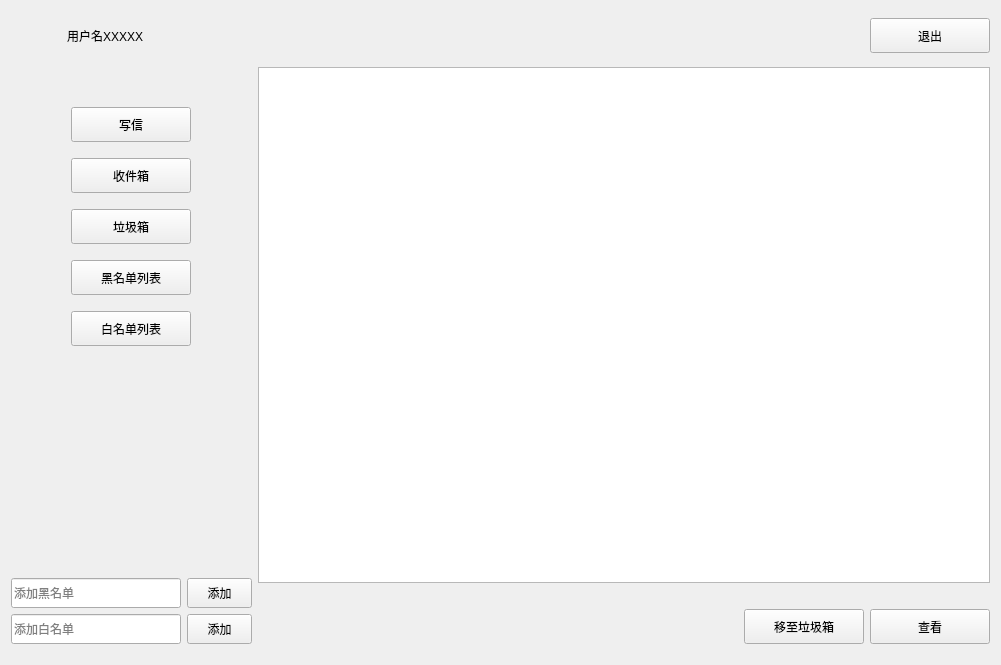
<?xml version="1.0" encoding="UTF-8"?>
<ui version="4.0">
 <class>MainWindow</class>
 <widget class="QWidget" name="MainWindow">
  <property name="geometry">
   <rect>
    <x>0</x>
    <y>0</y>
    <width>1001</width>
    <height>665</height>
   </rect>
  </property>
  <property name="windowTitle">
   <string>MainWindow</string>
  </property>
  <layout class="QVBoxLayout" name="verticalLayout_3">
   <item>
    <layout class="QHBoxLayout" name="horizontalLayout_2">
     <item>
      <widget class="QLabel" name="userlabel">
       <property name="minimumSize">
        <size>
         <width>50</width>
         <height>50</height>
        </size>
       </property>
       <property name="maximumSize">
        <size>
         <width>50</width>
         <height>50</height>
        </size>
       </property>
       <property name="text">
        <string/>
       </property>
      </widget>
     </item>
     <item>
      <widget class="QLabel" name="username">
       <property name="minimumSize">
        <size>
         <width>200</width>
         <height>0</height>
        </size>
       </property>
       <property name="text">
        <string>用户名XXXXX</string>
       </property>
      </widget>
     </item>
     <item>
      <spacer name="horizontalSpacer">
       <property name="orientation">
        <enum>Qt::Horizontal</enum>
       </property>
       <property name="sizeHint" stdset="0">
        <size>
         <width>40</width>
         <height>20</height>
        </size>
       </property>
      </spacer>
     </item>
     <item>
      <widget class="QPushButton" name="logout">
       <property name="minimumSize">
        <size>
         <width>120</width>
         <height>35</height>
        </size>
       </property>
       <property name="maximumSize">
        <size>
         <width>120</width>
         <height>35</height>
        </size>
       </property>
       <property name="text">
        <string>退出</string>
       </property>
      </widget>
     </item>
    </layout>
   </item>
   <item>
    <layout class="QHBoxLayout" name="horizontalLayout">
     <item>
      <layout class="QVBoxLayout" name="verticalLayout_2">
       <item>
        <spacer name="verticalSpacer_2">
         <property name="orientation">
          <enum>Qt::Vertical</enum>
         </property>
         <property name="sizeType">
          <enum>QSizePolicy::Fixed</enum>
         </property>
         <property name="sizeHint" stdset="0">
          <size>
           <width>5</width>
           <height>40</height>
          </size>
         </property>
        </spacer>
       </item>
       <item alignment="Qt::AlignHCenter">
        <widget class="QPushButton" name="sendmail">
         <property name="minimumSize">
          <size>
           <width>120</width>
           <height>35</height>
          </size>
         </property>
         <property name="maximumSize">
          <size>
           <width>120</width>
           <height>35</height>
          </size>
         </property>
         <property name="text">
          <string>写信</string>
         </property>
        </widget>
       </item>
       <item>
        <spacer name="verticalSpacer_9">
         <property name="orientation">
          <enum>Qt::Vertical</enum>
         </property>
         <property name="sizeType">
          <enum>QSizePolicy::Fixed</enum>
         </property>
         <property name="sizeHint" stdset="0">
          <size>
           <width>20</width>
           <height>10</height>
          </size>
         </property>
        </spacer>
       </item>
       <item alignment="Qt::AlignHCenter">
        <widget class="QPushButton" name="normal">
         <property name="minimumSize">
          <size>
           <width>120</width>
           <height>35</height>
          </size>
         </property>
         <property name="maximumSize">
          <size>
           <width>120</width>
           <height>35</height>
          </size>
         </property>
         <property name="text">
          <string>收件箱</string>
         </property>
        </widget>
       </item>
       <item>
        <spacer name="verticalSpacer_3">
         <property name="orientation">
          <enum>Qt::Vertical</enum>
         </property>
         <property name="sizeType">
          <enum>QSizePolicy::Fixed</enum>
         </property>
         <property name="sizeHint" stdset="0">
          <size>
           <width>20</width>
           <height>10</height>
          </size>
         </property>
        </spacer>
       </item>
       <item alignment="Qt::AlignHCenter">
        <widget class="QPushButton" name="trash">
         <property name="minimumSize">
          <size>
           <width>120</width>
           <height>35</height>
          </size>
         </property>
         <property name="maximumSize">
          <size>
           <width>120</width>
           <height>35</height>
          </size>
         </property>
         <property name="text">
          <string>垃圾箱</string>
         </property>
        </widget>
       </item>
       <item>
        <spacer name="verticalSpacer_4">
         <property name="orientation">
          <enum>Qt::Vertical</enum>
         </property>
         <property name="sizeType">
          <enum>QSizePolicy::Fixed</enum>
         </property>
         <property name="sizeHint" stdset="0">
          <size>
           <width>20</width>
           <height>10</height>
          </size>
         </property>
        </spacer>
       </item>
       <item alignment="Qt::AlignHCenter">
        <widget class="QPushButton" name="checkblacklist">
         <property name="minimumSize">
          <size>
           <width>120</width>
           <height>35</height>
          </size>
         </property>
         <property name="maximumSize">
          <size>
           <width>120</width>
           <height>35</height>
          </size>
         </property>
         <property name="text">
          <string>黑名单列表</string>
         </property>
        </widget>
       </item>
       <item>
        <spacer name="verticalSpacer_5">
         <property name="orientation">
          <enum>Qt::Vertical</enum>
         </property>
         <property name="sizeType">
          <enum>QSizePolicy::Fixed</enum>
         </property>
         <property name="sizeHint" stdset="0">
          <size>
           <width>20</width>
           <height>10</height>
          </size>
         </property>
        </spacer>
       </item>
       <item alignment="Qt::AlignHCenter">
        <widget class="QPushButton" name="checkwhitelist">
         <property name="minimumSize">
          <size>
           <width>120</width>
           <height>35</height>
          </size>
         </property>
         <property name="maximumSize">
          <size>
           <width>120</width>
           <height>35</height>
          </size>
         </property>
         <property name="text">
          <string>白名单列表</string>
         </property>
        </widget>
       </item>
       <item>
        <spacer name="verticalSpacer">
         <property name="orientation">
          <enum>Qt::Vertical</enum>
         </property>
         <property name="sizeType">
          <enum>QSizePolicy::Expanding</enum>
         </property>
         <property name="sizeHint" stdset="0">
          <size>
           <width>20</width>
           <height>300</height>
          </size>
         </property>
        </spacer>
       </item>
       <item>
        <layout class="QHBoxLayout" name="horizontalLayout_4">
         <item>
          <widget class="QLineEdit" name="blacklist">
           <property name="minimumSize">
            <size>
             <width>170</width>
             <height>30</height>
            </size>
           </property>
           <property name="maximumSize">
            <size>
             <width>170</width>
             <height>30</height>
            </size>
           </property>
           <property name="placeholderText">
            <string>添加黑名单</string>
           </property>
          </widget>
         </item>
         <item>
          <widget class="QPushButton" name="blackconfirm">
           <property name="minimumSize">
            <size>
             <width>65</width>
             <height>30</height>
            </size>
           </property>
           <property name="maximumSize">
            <size>
             <width>65</width>
             <height>30</height>
            </size>
           </property>
           <property name="text">
            <string>添加</string>
           </property>
          </widget>
         </item>
        </layout>
       </item>
       <item>
        <layout class="QHBoxLayout" name="horizontalLayout_3">
         <item>
          <widget class="QLineEdit" name="whitelist">
           <property name="minimumSize">
            <size>
             <width>170</width>
             <height>30</height>
            </size>
           </property>
           <property name="maximumSize">
            <size>
             <width>170</width>
             <height>30</height>
            </size>
           </property>
           <property name="placeholderText">
            <string>添加白名单</string>
           </property>
          </widget>
         </item>
         <item>
          <widget class="QPushButton" name="whiteconfirm">
           <property name="minimumSize">
            <size>
             <width>65</width>
             <height>30</height>
            </size>
           </property>
           <property name="maximumSize">
            <size>
             <width>65</width>
             <height>30</height>
            </size>
           </property>
           <property name="text">
            <string>添加</string>
           </property>
          </widget>
         </item>
        </layout>
       </item>
       <item>
        <spacer name="verticalSpacer_7">
         <property name="orientation">
          <enum>Qt::Vertical</enum>
         </property>
         <property name="sizeType">
          <enum>QSizePolicy::Fixed</enum>
         </property>
         <property name="sizeHint" stdset="0">
          <size>
           <width>20</width>
           <height>10</height>
          </size>
         </property>
        </spacer>
       </item>
      </layout>
     </item>
     <item>
      <layout class="QVBoxLayout" name="verticalLayout">
       <item>
        <widget class="QListWidget" name="mailList">
         <property name="minimumSize">
          <size>
           <width>700</width>
           <height>500</height>
          </size>
         </property>
        </widget>
       </item>
       <item>
        <spacer name="verticalSpacer_6">
         <property name="orientation">
          <enum>Qt::Vertical</enum>
         </property>
         <property name="sizeType">
          <enum>QSizePolicy::Fixed</enum>
         </property>
         <property name="sizeHint" stdset="0">
          <size>
           <width>20</width>
           <height>20</height>
          </size>
         </property>
        </spacer>
       </item>
       <item>
        <layout class="QHBoxLayout" name="horizontalLayout_5">
         <item>
          <spacer name="horizontalSpacer_2">
           <property name="orientation">
            <enum>Qt::Horizontal</enum>
           </property>
           <property name="sizeHint" stdset="0">
            <size>
             <width>40</width>
             <height>20</height>
            </size>
           </property>
          </spacer>
         </item>
         <item alignment="Qt::AlignRight">
          <widget class="QPushButton" name="moveto">
           <property name="minimumSize">
            <size>
             <width>120</width>
             <height>35</height>
            </size>
           </property>
           <property name="maximumSize">
            <size>
             <width>120</width>
             <height>35</height>
            </size>
           </property>
           <property name="text">
            <string>移至垃圾箱</string>
           </property>
          </widget>
         </item>
         <item alignment="Qt::AlignRight">
          <widget class="QPushButton" name="checkmail">
           <property name="minimumSize">
            <size>
             <width>120</width>
             <height>35</height>
            </size>
           </property>
           <property name="maximumSize">
            <size>
             <width>120</width>
             <height>35</height>
            </size>
           </property>
           <property name="text">
            <string>查看</string>
           </property>
          </widget>
         </item>
        </layout>
       </item>
       <item>
        <spacer name="verticalSpacer_8">
         <property name="orientation">
          <enum>Qt::Vertical</enum>
         </property>
         <property name="sizeType">
          <enum>QSizePolicy::Fixed</enum>
         </property>
         <property name="sizeHint" stdset="0">
          <size>
           <width>20</width>
           <height>10</height>
          </size>
         </property>
        </spacer>
       </item>
      </layout>
     </item>
    </layout>
   </item>
  </layout>
 </widget>
 <resources/>
 <connections/>
</ui>
